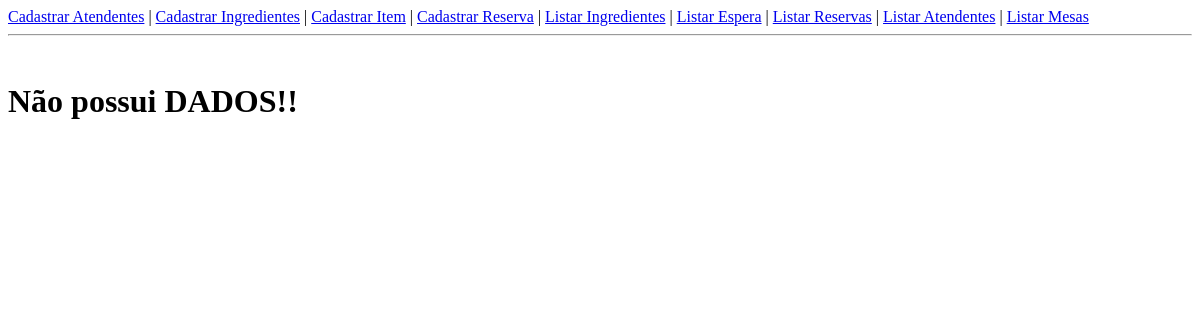
The page /Listar_Atendente.php on the database as committed earlier.
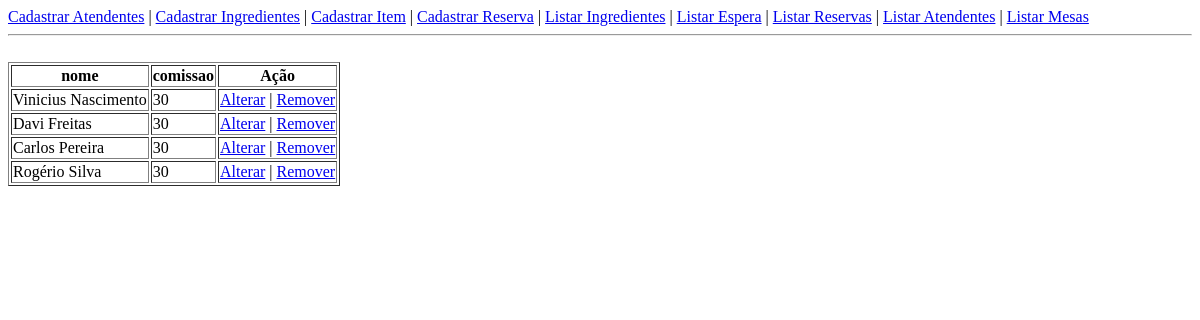
The same page on the database as committed later.
### tables this page shows
CREATE TABLE IF NOT EXISTS `atendente` (
  `id_atendente` int(11) NOT NULL AUTO_INCREMENT,
  `nome` varchar(50) NOT NULL,
  `comissao` double NOT NULL,
  PRIMARY KEY (`id_atendente`)
);

### Class/ClassBD.php (called while the page is built, shortened)
<?php
    class BD{
        protected $conn;
        protected function set_conn($conexao){
            $this->conn=$conexao;
        }
        public function select($tabela){
            $select = "SELECT * FROM ". $tabela;
            $stmt = $this->conn->prepare($select);
            $stmt->execute();
            $cont = 0;
            while($retorno = $stmt->fetch()){
                foreach($retorno as $i => $v){
                    if(!is_numeric($i)){
                        $vetor_retorno[$cont][$i]=$v;
                    }
                }
                $cont++;
            }
            return ($vetor_retorno);
        }
    }
?>

### Class/ClassAtendente.php (called while the page is built, shortened)
<?php
	class Atendente{
		protected $id_atendente;
		protected $nome;
		protected $comissao;
		public function set_id_atendente($id_atendente){
			$this->id_atendente = $id_atendente;
		}
		public function set_nome($nome){
			$this->nome = $nome;
		}
		public function set_comissao($comissao){
			$this->comissao = $comissao;
		}
		public function get_id_atendente(){
			return $this->id_atendente;
		}
		public function get_nome(){
			return $this->nome;
		}
		public function get_comissao(){
			return $this->comissao;
		}
	}
?>

### Class/ClassTable.php (the view, shortened to what this page needs)
<?php
	class Thead{
		protected $head=array();
		protected $tagHead;
		public function imprime_head(){
			echo $this->tagHead;
		}
		public function set_head(){
			$this->tagHead = "<thead><tr>";
			$i=0;
			foreach ($this->head as $v) {
				if($i==0){
						$i++;
				}
				else{
					$this->tagHead .= "<th>".$v."</th>";
				}
			}
			$this->tagHead .= "<th>Ação</th></tr></thead>";
		}
		public function __construct($vetor_cabecalho){
			foreach ($vetor_cabecalho as $v) {
				array_push($this->head, $v);
			}
			$this->set_head();
		}
	}
	class Tbody{
		protected $tagBody;
		protected $vetorHead=array();
		public function imprime_body(){
			echo $this->tagBody;
		}
		public function add_body($objBody){
			$this->tagBody.="<tr>";
			foreach ($this->vetorHead as $lin) {
				$method = "get_".$lin;
				if(substr($lin,0,2) == "id"){
					$id= $objBody->$method();
				}
				else{
					$this->tagBody.="<td>".$objBody->$method()."</td>";
				}
			}
			$this->tagBody.="<td><a href = 'Altera.php?id=".$id."&tabela=".strtolower(get_class($objBody))."'>Alterar</a> | <a href = 'Remover.php?id=".$id."&tabela=".strtolower(get_class($objBody))."'>Remover</a></td>";
			$this->tagBody.="</tr>";
		}
		public function __construct($vetor_cabecalho){
			foreach ($vetor_cabecalho as $v) {
				array_push($this->vetorHead,$v);
			}
			$this->tagBody="<tbody>";
		}
	}
	class Table{
		public function imprime_table(){
			echo "<div>";
			echo "<table border='1'>";
			echo "</tbody>";
			echo "</table>";
			echo "</div>";
		}
		public function __construct($cabecalho, $vetorObj){
			$h=new Thead($cabecalho);
			$b=new Tbody($cabecalho);
			foreach($vetorObj as $v){
				$b->add_body($v);
			}
			$this->imprime_table();
		}
	}
?>

### Cabecalho/Cabecalho.php (shortened to what this page needs)
<!doctype html>
<html lang="pt-BR">
	<head>
	</head>
	<body>
	<a href="Form_Atendente.php">Cadastrar Atendentes</a>
	|
	<a href="Form_Ingrediente.php">Cadastrar Ingredientes</a>
	|
	<a href="Form_Item.php">Cadastrar Item</a>
	|
	<a href="Verifica_Mesa.html">Cadastrar Reserva</a>
	|
	<a href="Listar_Ingrediente.php">Listar Ingredientes</a>
	|
	<a href="Listar_Espera.php">Listar Espera</a>
	|
	<a href="Listar_Reserva.php">Listar Reservas</a>
	|
	<a href="Listar_Atendente.php">Listar Atendentes</a>
	|
	<a href="Listar_Mesa.php">Listar Mesas</a>
	<hr />
	<br />

### Listar_Atendente.php
<?php
	include("Cabecalho/Cabecalho.php");
    include("Class/ClassBD.php");
    include("Class/ClassAtendente.php");
    include("Class/ClassTable.php");
    include("Conexao.php");
    $table = "atendente";
    $b = new BD($conn);
    $retorno = $b->select($table);
	if($retorno!=null){
		foreach($retorno as $v){
			$a[] = new Atendente($v);
		}
		foreach($retorno[0] as $i=>$v){
			$cabecalho[] = $i;
		}
		$t = new Table($cabecalho,$a);
	}
	else{
		echo"<h1>Não possui DADOS!!</h1>";
	}
?>

Rows that differ between the two databases and show on the page:
added atendente: nome "Vinicius Nascimento 30"
added atendente: nome "Davi Freitas 30"
added atendente: nome "Carlos Pereira 30"
added atendente: nome "Rogério Silva 30"
Other text that changed with them:
$v: (not shown) → "nome comissao"
text no longer shown: "Não possui DADOS!!"
text now shown: "Ação Alterar Alterar Alterar Alterar | | | | Remover Remover Remover Remover"
